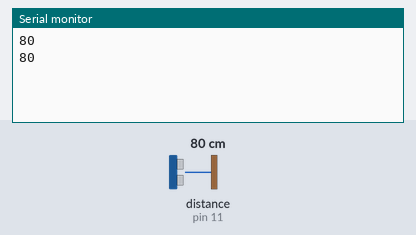
The sketch below on a simulated Arduino Uno, built with avr-gcc and run on an emulated ATmega328P. On the bench: the last lines printed to the serial monitor. Wiring (inferred from the names in the program): ultrasonic range finder: trigger pin 10; echo pin 11. Inputs (shaded band) come from the test bench; at power-on: distance to the obstacle (sensor on pin 11) 80 cm. The echo pulse lasts 58.3 µs per cm.

Above: at 1.8 s.
1.9 s: distance to the obstacle (sensor on pin 11) set to 2 cm
At 2.8 s:
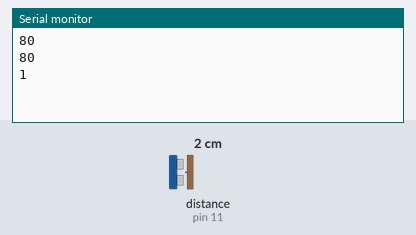
3.4 s: distance to the obstacle (sensor on pin 11) set to 4 cm
At 4.6 s:
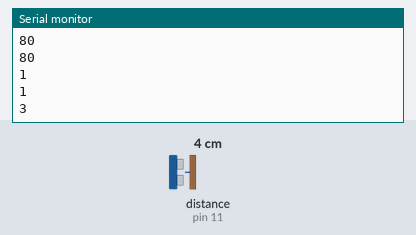
Timing chart, 0 to 6.4 s (numbered marks = the images above; inputs shaded):
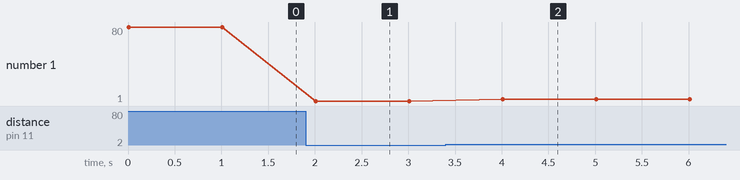

The sketch:

distance.ino
```cpp
 const int Trig = 10;
 const int Echo = 11;
 unsigned int time_us=0;
 unsigned int distance_sm=0;

  void readDistance()
{
  digitalWrite(Trig, HIGH); // Подаем сигнал на выход микроконтроллера
  delayMicroseconds(10); // Удерживаем 10 микросекунд
  digitalWrite(Trig, LOW); // Затем убираем
  time_us=pulseIn(Echo, HIGH); // Замеряем длину импульса
  distance_sm=time_us/58; // Пересчитываем в сантиметры
  //distance_sm;
}

void setup() {
  // put your setup code here, to run once:
  pinMode(Trig,OUTPUT);
  pinMode(Echo,INPUT);
  Serial.begin(9600);
}

void loop() {
  // put your main code here, to run repeatedly:
readDistance();
//Serial.print("Distance =   ");
Serial.println(distance_sm);
/*tone(8,(distance_sm*10));
delay(10);
noTone(8);
delay(10);
*/
delay(1000);
}
```

Measured:
- after the input at 1.9 s, the serial monitor: prints a new line after 0.11 s (image 1)
- after the input at 3.4 s, the serial monitor: prints a new line after 0.61 s (image 2)
- plotted number 1: 80 → 1 after the input at 1.9 s, 1 → 3 after the input at 3.4 s
